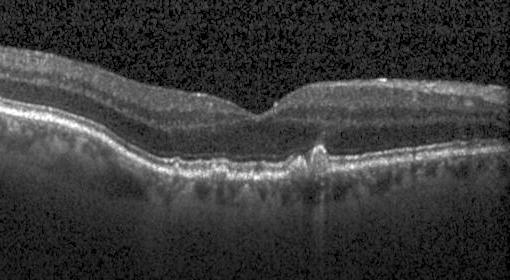
#> input picture 4.jpeg, 510 x 280 px, found by its file name
$ python process.py
#> lines starting #> are read from the running program, lines starting #| are printed output that depends on the picture; after the words box and inside, x2 and y2 are one past the last pixel; in counts of white or black regions, pixels touching at a corner belong together
import cv2
import numpy as np
import matplotlib.pyplot as plt

# Load the image
image = cv2.imread('/Users/ham/Documents/Visual Studio Code/OCT_Ham_Test/images/4.jpeg')
#> image is the input picture: shape (280, 510, 3); min 0, max 255, mean 57.2

# Convert to grayscale
gray_image = cv2.cvtColor(image, cv2.COLOR_BGR2GRAY)

# Apply Gaussian smoothing to reduce noise
blurred_image = cv2.GaussianBlur(gray_image, (5, 5), 0)

# Apply Canny edge detector
edges = cv2.Canny(blurred_image, 50, 150)
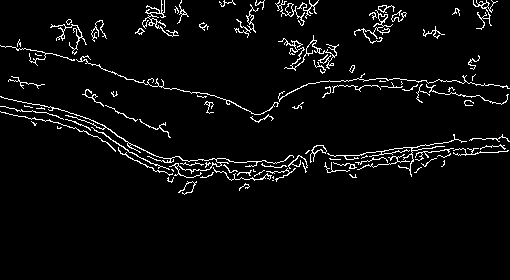
#> edges: shape (280, 510); 4.2% white in thin lines or dots, all inside (x1, y1, x2, y2) = (0, 0, 510, 195)

# Display the results
plt.figure(figsize=(10, 5))

# Original image
plt.subplot(1, 2, 1)
plt.imshow(cv2.cvtColor(image, cv2.COLOR_BGR2RGB))
plt.title('Original Image')
plt.axis('off')

# Edges detected by Canny
plt.subplot(1, 2, 2)
plt.imshow(edges, cmap='gray')
plt.title('Edges Detected by Canny')
plt.axis('off')

plt.show()
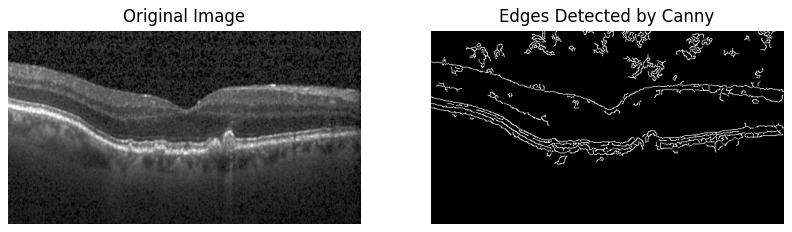
#> figure drawn by matplotlib, 2 panels

$ run again, with 1.jpeg copied over 4.jpeg
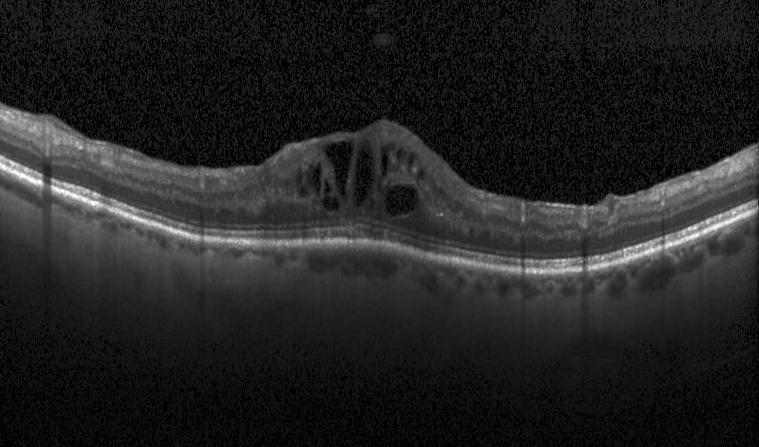
#> input picture 1.jpeg, 759 x 447 px, found by its file name
#> image is the input picture: shape (447, 759, 3); min 0, max 255, mean 34.7
#> `edges = cv2.Canny(blurred_image, 50, 150)`:
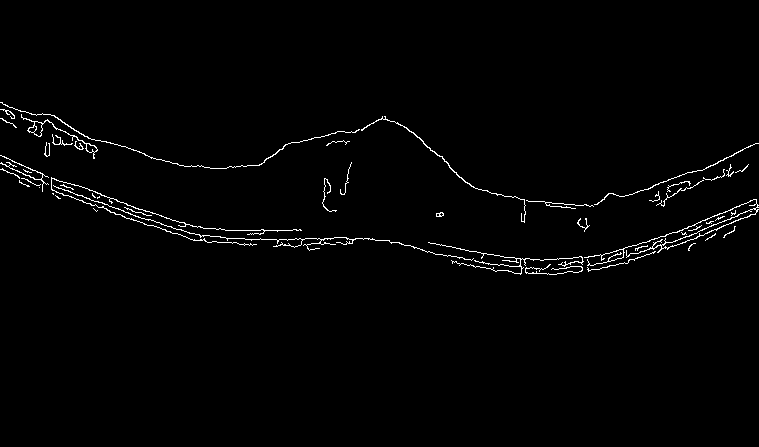
#> edges: shape (447, 759); 1.4% white in thin lines or dots, all inside (x1, y1, x2, y2) = (0, 102, 759, 275)
#> `plt.show()`:
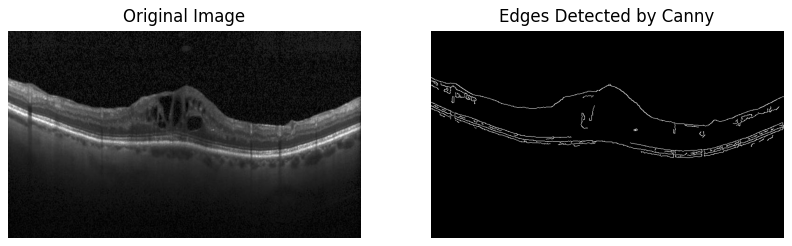
#> figure drawn by matplotlib, 2 panels

$ run again, with 2.jpeg copied over 4.jpeg
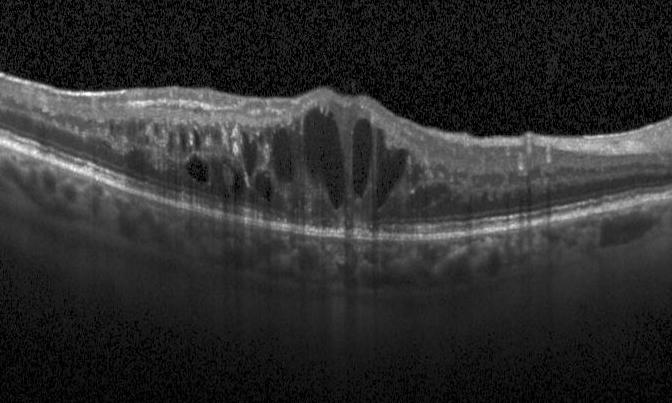
#> input picture 2.jpeg, 672 x 403 px, found by its file name
#> image is the input picture: shape (403, 672, 3); min 0, max 255, mean 45.2
#> `edges = cv2.Canny(blurred_image, 50, 150)`:
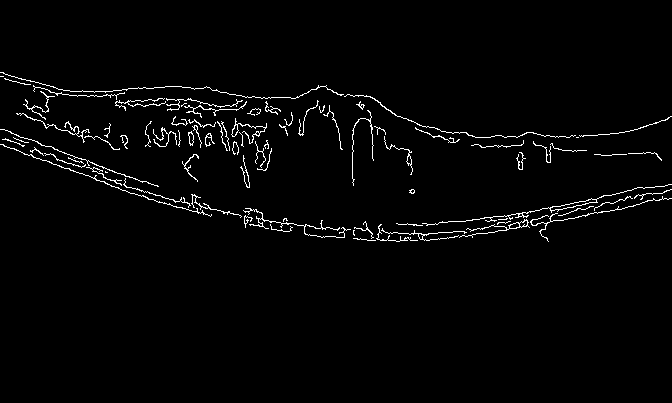
#> edges: shape (403, 672); 2.2% white in thin lines or dots, all inside (x1, y1, x2, y2) = (0, 72, 672, 242)
#> `plt.show()`:
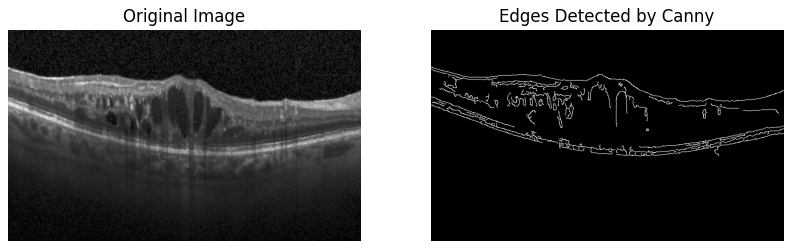
#> figure drawn by matplotlib, 2 panels

$ run again, with 3.jpeg copied over 4.jpeg
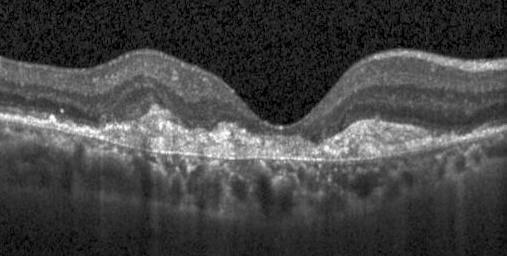
#> input picture 3.jpeg, 507 x 256 px, found by its file name
#> image is the input picture: shape (256, 507, 3); min 0, max 255, mean 68.2
#> `edges = cv2.Canny(blurred_image, 50, 150)`:
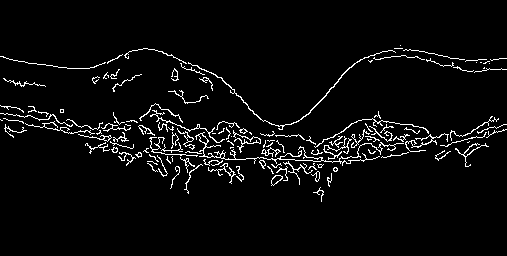
#> edges: shape (256, 507); 4.2% white in thin lines or dots, all inside (x1, y1, x2, y2) = (0, 45, 507, 202)
#> `plt.show()`:
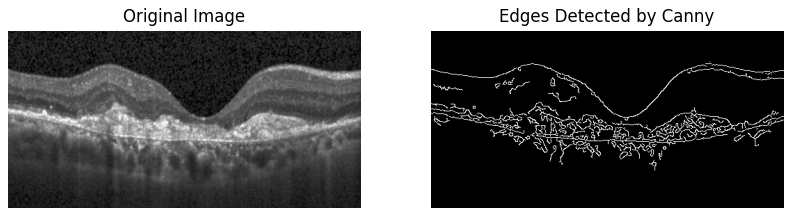
#> figure drawn by matplotlib, 2 panels
